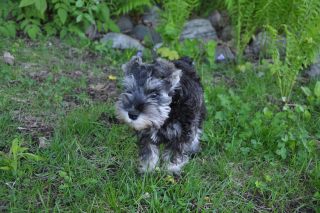
//> input picture images/puppy.bmp, 320 x 213 px
$ ./Loading_SavingImages   (built with g++ and OpenCV 4)
//> lines starting //> are read from the running program, lines starting //| are printed output that depends on the picture
#include <opencv2/core/core.hpp>
#include <opencv2/highgui/highgui.hpp>
#include <opencv2/imgproc.hpp>
#include <iostream>

using namespace std;
using namespace cv;

void onMouse(int event, int x, int y, int flags, void* param);

int main()
{
	// #1 Create an empty image object
	Mat image;
	// #2 Read an image from the file
	//image = imread("images/puppy.bmp");
	// #2.1 Read the input image as a gray-scale image
	image = imread("images/puppy.bmp", IMREAD_GRAYSCALE);
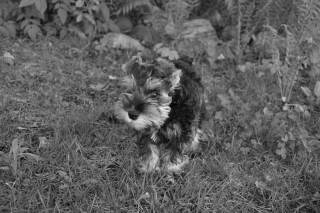
//> image: 213 rows x 320 cols, CV_8UC1; min 7, max 228, mean 94
	// #2.2 Read the input image as a 3-channel color image
	//image = imread("images/puppy.bmp", IMREAD_COLOR);

	// #3 Error handling
	if (image.empty())
	{
		cout << "No image is found!" << endl;
	}

	// #4 Drawing on images (the modifications to the image should be done before the 'imshow' call )

	// The examples of basics shape-drawing functions are 'circle', 'ellipse', 'line', and 'rectangle'
	circle(image, // destination image
		Point(155, 110), // center coordinate
		65, // radius
		0, // color (here black)
		3); // thickness

	// Writing text on the image
	putText(image, // destination image
		"This is a dog.", // text
		Point(40, 200), // text position
		FONT_HERSHEY_PLAIN, // font type
		2.0, // font scale
		255, // text color (here white)
		2); // text thickness
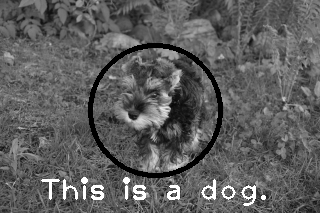
//> image: 213 rows x 320 cols, CV_8UC1; min 0, max 255, mean 93.8

	// #5 Show the image
	imshow("Original Image", image);

	// #6 Apply some processing to the image
	Mat result; // Create another empty image
	flip(image, result, 1); // Positive for horizontal
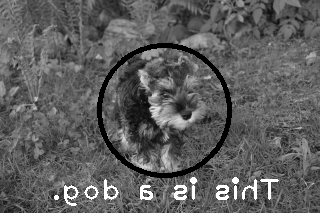
//> result: 213 rows x 320 cols, CV_8UC1; min 0, max 255, mean 93.8
							// 0 for vertical
							// Negative for both

	// Displaying the result in a new window
	imshow("Output Image", result);


	// #7 Save the processed image on the disk
	imwrite("output.bmp", result); // save result
								  // The file extension determines which codec will be used to save the image.

	// #8 Clicking on images using mouse
	setMouseCallback("Original Image", onMouse, reinterpret_cast<void*>(&image));


	// #9 Add a function to wait for a user keypress before ending the program (Always should be the last)
	waitKey(0); // 0 to indefinitely wait for a key pressed
				// Specifying a positive value will wait for the given amount of msec

	return 0;
}

// Callback function
//		The first parameter is an integer used to specify which type of mouse event has triggered
//			ex: EVENT_MOUSE_MOVE; EVENT_LBUTTONUP; EVENT_RBUTTONDOWN; EVENT_RBUTTONUP
//		The other two parameters are the pixel coordinates of the mouse location
//		The flags are used to determine which button was pressed when the mouse event was triggered
//		The last parameter is used to send an extra parameter to the function
void onMouse(int event, int x, int y, int flags, void* param)
{
	Mat* im = reinterpret_cast<Mat*>(param);
	switch (event) // dispatch the event
	{
	case EVENT_LBUTTONDOWN:	// left mouse button down event
		// display pixel value at (x,y)
		cout << "at (" << x << ", " << y << "), the pixel value is: " <<
			static_cast<int> (im->at<uchar>(Point(x, y))) << endl;
		break;
	}
}

$ run again, with images/bike55.bmp copied over images/puppy.bmp
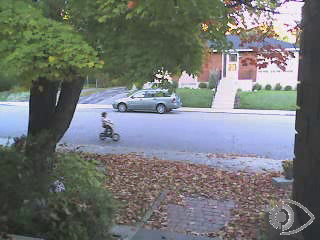
//> input picture images/bike55.bmp, 320 x 240 px
//> `putText(image, "This is a dog.", Point(40, 200), FONT_HERSHEY_PLAIN, 2..`:
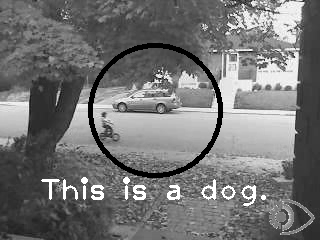
//> image: 240 rows x 320 cols, CV_8UC1; min 0, max 255, mean 116
//> `flip(image, result, 1);`:
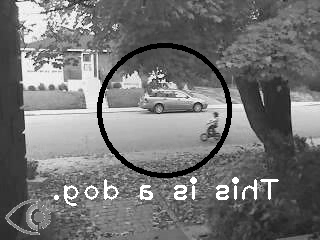
//> result: 240 rows x 320 cols, CV_8UC1; min 0, max 255, mean 116
